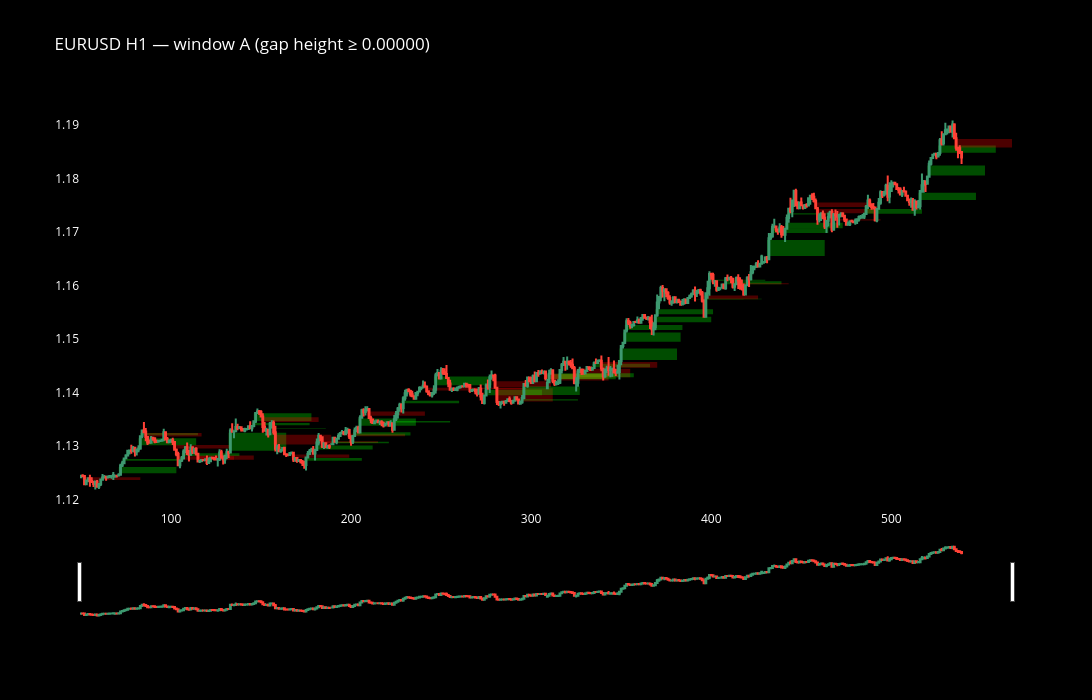

Notebook code cell kept with this figure:
### Markdown cell above
## Large FVGs only (within the slice: keep gaps at or above the 90th percentile of gap heights in that slice)

### Code cell
plot_fvg_window(df, 50, 540, "EURUSD H1 — window A", big_only=True, gap_quantile=0.90).show()

### Figure 1 — Plotly figure (JSON) as saved in the notebook; plotly's stock layout.template omitted (floating-point values rounded to 4 significant figures; data arrays with more than 128 entries replaced by an {"elided": "..."} marker saying what was removed)
{"data": [{"close": {"elided": "490 float values"}, "high": {"elided": "490 float values"}, "low": {"elided": "490 float values"}, "name": "Candles", "open": {"elided": "490 float values"}, "type": "candlestick", "x": {"elided": "490 int values"}}], "layout": {"font": {"color": "white"}, "height": 700, "paper_bgcolor": "black", "plot_bgcolor": "black", "shapes": [{"fillcolor": "rgba(255,0,0,0.35)", "layer": "below", "line": {"width": 0}, "opacity": 0.85, "type": "rect", "x0": 51, "x1": 83, "y0": 1.124, "y1": 1.124}, {"fillcolor": "rgba(0,255,0,0.35)", "layer": "below", "line": {"width": 0}, "opacity": 0.85, "type": "rect", "x0": 71, "x1": 103, "y0": 1.125, "y1": 1.126}, {"fillcolor": "rgba(0,255,0,0.35)", "layer": "below", "line": {"width": 0}, "opacity": 0.85, "type": "rect", "x0": 73, "x1": 105, "y0": 1.127, "y1": 1.128}, {"fillcolor": "rgba(0,255,0,0.35)", "layer": "below", "line": {"width": 0}, "opacity": 0.85, "type": "rect", "x0": 82, "x1": 114, "y0": 1.13, "y1": 1.132}, {"fillcolor": "rgba(0,255,0,0.35)", "layer": "below", "line": {"width": 0}, "opacity": 0.85, "type": "rect", "x0": 83, "x1": 115, "y0": 1.132, "y1": 1.132}, {"fillcolor": "rgba(255,0,0,0.35)", "layer": "below", "line": {"width": 0}, "opacity": 0.85, "type": "rect", "x0": 85, "x1": 117, "y0": 1.132, "y1": 1.132}, {"fillcolor": "rgba(255,0,0,0.35)", "layer": "below", "line": {"width": 0}, "opacity": 0.85, "type": "rect", "x0": 101, "x1": 133, "y0": 1.13, "y1": 1.13}, {"fillcolor": "rgba(255,0,0,0.35)", "layer": "below", "line": {"width": 0}, "opacity": 0.85, "type": "rect", "x0": 103, "x1": 135, "y0": 1.128, "y1": 1.127}, {"fillcolor": "rgba(0,255,0,0.35)", "layer": "below", "line": {"width": 0}, "opacity": 0.85, "type": "rect", "x0": 106, "x1": 138, "y0": 1.128, "y1": 1.129}, {"fillcolor": "rgba(255,0,0,0.35)", "layer": "below", "line": {"width": 0}, "opacity": 0.85, "type": "rect", "x0": 114, "x1": 146, "y0": 1.128, "y1": 1.127}, {"fillcolor": "rgba(0,255,0,0.35)", "layer": "below", "line": {"width": 0}, "opacity": 0.85, "type": "rect", "x0": 126, "x1": 158, "y0": 1.128, "y1": 1.128}, {"fillcolor": "rgba(0,255,0,0.35)", "layer": "below", "line": {"width": 0}, "opacity": 0.85, "type": "rect", "x0": 132, "x1": 164, "y0": 1.129, "y1": 1.133}, {"fillcolor": "rgba(0,255,0,0.35)", "layer": "below", "line": {"width": 0}, "opacity": 0.85, "type": "rect", "x0": 145, "x1": 177, "y0": 1.134, "y1": 1.134}, {"fillcolor": "rgba(0,255,0,0.35)", "layer": "below", "line": {"width": 0}, "opacity": 0.85, "type": "rect", "x0": 146, "x1": 178, "y0": 1.135, "y1": 1.136}, {"fillcolor": "rgba(255,0,0,0.35)", "layer": "below", "line": {"width": 0}, "opacity": 0.85, "type": "rect", "x0": 150, "x1": 182, "y0": 1.135, "y1": 1.135}, {"fillcolor": "rgba(0,255,0,0.35)", "layer": "below", "line": {"width": 0}, "opacity": 0.85, "type": "rect", "x0": 154, "x1": 186, "y0": 1.133, "y1": 1.133}, {"fillcolor": "rgba(255,0,0,0.35)", "layer": "below", "line": {"width": 0}, "opacity": 0.85, "type": "rect", "x0": 157, "x1": 189, "y0": 1.132, "y1": 1.13}, {"fillcolor": "rgba(255,0,0,0.35)", "layer": "below", "line": {"width": 0}, "opacity": 0.85, "type": "rect", "x0": 167, "x1": 199, "y0": 1.128, "y1": 1.128}, {"fillcolor": "rgba(0,255,0,0.35)", "layer": "below", "line": {"width": 0}, "opacity": 0.85, "type": "rect", "x0": 174, "x1": 206, "y0": 1.127, "y1": 1.128}, {"fillcolor": "rgba(0,255,0,0.35)", "layer": "below", "line": {"width": 0}, "opacity": 0.85, "type": "rect", "x0": 180, "x1": 212, "y0": 1.129, "y1": 1.13}, {"fillcolor": "rgba(255,0,0,0.35)", "layer": "below", "line": {"width": 0}, "opacity": 0.85, "type": "rect", "x0": 183, "x1": 215, "y0": 1.131, "y1": 1.131}, {"fillcolor": "rgba(0,255,0,0.35)", "layer": "below", "line": {"width": 0}, "opacity": 0.85, "type": "rect", "x0": 189, "x1": 221, "y0": 1.131, "y1": 1.131}, {"fillcolor": "rgba(255,0,0,0.35)", "layer": "below", "line": {"width": 0}, "opacity": 0.85, "type": "rect", "x0": 198, "x1": 230, "y0": 1.132, "y1": 1.132}, {"fillcolor": "rgba(0,255,0,0.35)", "layer": "below", "line": {"width": 0}, "opacity": 0.85, "type": "rect", "x0": 201, "x1": 233, "y0": 1.132, "y1": 1.133}, {"fillcolor": "rgba(0,255,0,0.35)", "layer": "below", "line": {"width": 0}, "opacity": 0.85, "type": "rect", "x0": 204, "x1": 236, "y0": 1.134, "y1": 1.135}, {"fillcolor": "rgba(255,0,0,0.35)", "layer": "below", "line": {"width": 0}, "opacity": 0.85, "type": "rect", "x0": 209, "x1": 241, "y0": 1.137, "y1": 1.136}, {"fillcolor": "rgba(0,255,0,0.35)", "layer": "below", "line": {"width": 0}, "opacity": 0.85, "type": "rect", "x0": 223, "x1": 255, "y0": 1.134, "y1": 1.135}, {"fillcolor": "rgba(0,255,0,0.35)", "layer": "below", "line": {"width": 0}, "opacity": 0.85, "type": "rect", "x0": 228, "x1": 260, "y0": 1.138, "y1": 1.138}, {"fillcolor": "rgba(255,0,0,0.35)", "layer": "below", "line": {"width": 0}, "opacity": 0.85, "type": "rect", "x0": 241, "x1": 273, "y0": 1.141, "y1": 1.14}, {"fillcolor": "rgba(0,255,0,0.35)", "layer": "below", "line": {"width": 0}, "opacity": 0.85, "type": "rect", "x0": 246, "x1": 278, "y0": 1.141, "y1": 1.143}, {"fillcolor": "rgba(255,0,0,0.35)", "layer": "below", "line": {"width": 0}, "opacity": 0.85, "type": "rect", "x0": 265, "x1": 297, "y0": 1.141, "y1": 1.141}, {"fillcolor": "rgba(0,255,0,0.35)", "layer": "below", "line": {"width": 0}, "opacity": 0.85, "type": "rect", "x0": 274, "x1": 306, "y0": 1.14, "y1": 1.141}, {"fillcolor": "rgba(255,0,0,0.35)", "layer": "below", "line": {"width": 0}, "opacity": 0.85, "type": "rect", "x0": 279, "x1": 311, "y0": 1.142, "y1": 1.141}, {"fillcolor": "rgba(255,0,0,0.35)", "layer": "below", "line": {"width": 0}, "opacity": 0.85, "type": "rect", "x0": 280, "x1": 312, "y0": 1.141, "y1": 1.138}, {"fillcolor": "rgba(255,0,0,0.35)", "layer": "below", "line": {"width": 0}, "opacity": 0.85, "type": "rect", "x0": 292, "x1": 324, "y0": 1.139, "y1": 1.139}, {"fillcolor": "rgba(0,255,0,0.35)", "layer": "below", "line": {"width": 0}, "opacity": 0.85, "type": "rect", "x0": 294, "x1": 326, "y0": 1.139, "y1": 1.139}, {"fillcolor": "rgba(0,255,0,0.35)", "layer": "below", "line": {"width": 0}, "opacity": 0.85, "type": "rect", "x0": 295, "x1": 327, "y0": 1.14, "y1": 1.141}, {"fillcolor": "rgba(255,0,0,0.35)", "layer": "below", "line": {"width": 0}, "opacity": 0.85, "type": "rect", "x0": 307, "x1": 339, "y0": 1.143, "y1": 1.143}, {"fillcolor": "rgba(0,255,0,0.35)", "layer": "below", "line": {"width": 0}, "opacity": 0.85, "type": "rect", "x0": 309, "x1": 341, "y0": 1.143, "y1": 1.144}, {"fillcolor": "rgba(255,0,0,0.35)", "layer": "below", "line": {"width": 0}, "opacity": 0.85, "type": "rect", "x0": 311, "x1": 343, "y0": 1.144, "y1": 1.142}, {"fillcolor": "rgba(0,255,0,0.35)", "layer": "below", "line": {"width": 0}, "opacity": 0.85, "type": "rect", "x0": 315, "x1": 347, "y0": 1.143, "y1": 1.144}, {"fillcolor": "rgba(255,0,0,0.35)", "layer": "below", "line": {"width": 0}, "opacity": 0.85, "type": "rect", "x0": 323, "x1": 355, "y0": 1.144, "y1": 1.143}, {"fillcolor": "rgba(0,255,0,0.35)", "layer": "below", "line": {"width": 0}, "opacity": 0.85, "type": "rect", "x0": 325, "x1": 357, "y0": 1.143, "y1": 1.144}, {"fillcolor": "rgba(0,255,0,0.35)", "layer": "below", "line": {"width": 0}, "opacity": 0.85, "type": "rect", "x0": 334, "x1": 366, "y0": 1.145, "y1": 1.145}, {"fillcolor": "rgba(255,0,0,0.35)", "layer": "below", "line": {"width": 0}, "opacity": 0.85, "type": "rect", "x0": 338, "x1": 370, "y0": 1.146, "y1": 1.145}, {"fillcolor": "rgba(0,255,0,0.35)", "layer": "below", "line": {"width": 0}, "opacity": 0.85, "type": "rect", "x0": 349, "x1": 381, "y0": 1.146, "y1": 1.148}, {"fillcolor": "rgba(0,255,0,0.35)", "layer": "below", "line": {"width": 0}, "opacity": 0.85, "type": "rect", "x0": 351, "x1": 383, "y0": 1.15, "y1": 1.151}, {"fillcolor": "rgba(0,255,0,0.35)", "layer": "below", "line": {"width": 0}, "opacity": 0.85, "type": "rect", "x0": 352, "x1": 384, "y0": 1.152, "y1": 1.153}, {"fillcolor": "rgba(0,255,0,0.35)", "layer": "below", "line": {"width": 0}, "opacity": 0.85, "type": "rect", "x0": 368, "x1": 400, "y0": 1.153, "y1": 1.154}, {"fillcolor": "rgba(0,255,0,0.35)", "layer": "below", "line": {"width": 0}, "opacity": 0.85, "type": "rect", "x0": 369, "x1": 401, "y0": 1.155, "y1": 1.156}, {"fillcolor": "rgba(0,255,0,0.35)", "layer": "below", "line": {"width": 0}, "opacity": 0.85, "type": "rect", "x0": 386, "x1": 418, "y0": 1.157, "y1": 1.158}, {"fillcolor": "rgba(255,0,0,0.35)", "layer": "below", "line": {"width": 0}, "opacity": 0.85, "type": "rect", "x0": 394, "x1": 426, "y0": 1.158, "y1": 1.157}, {"fillcolor": "rgba(0,255,0,0.35)", "layer": "below", "line": {"width": 0}, "opacity": 0.85, "type": "rect", "x0": 396, "x1": 428, "y0": 1.157, "y1": 1.158}, {"fillcolor": "rgba(0,255,0,0.35)", "layer": "below", "line": {"width": 0}, "opacity": 0.85, "type": "rect", "x0": 398, "x1": 430, "y0": 1.161, "y1": 1.161}, {"fillcolor": "rgba(0,255,0,0.35)", "layer": "below", "line": {"width": 0}, "opacity": 0.85, "type": "rect", "x0": 407, "x1": 439, "y0": 1.16, "y1": 1.161}, {"fillcolor": "rgba(255,0,0,0.35)", "layer": "below", "line": {"width": 0}, "opacity": 0.85, "type": "rect", "x0": 411, "x1": 443, "y0": 1.16, "y1": 1.16}, {"fillcolor": "rgba(0,255,0,0.35)", "layer": "below", "line": {"width": 0}, "opacity": 0.85, "type": "rect", "x0": 431, "x1": 463, "y0": 1.166, "y1": 1.169}, {"fillcolor": "rgba(0,255,0,0.35)", "layer": "below", "line": {"width": 0}, "opacity": 0.85, "type": "rect", "x0": 433, "x1": 465, "y0": 1.17, "y1": 1.171}, {"fillcolor": "rgba(0,255,0,0.35)", "layer": "below", "line": {"width": 0}, "opacity": 0.85, "type": "rect", "x0": 441, "x1": 473, "y0": 1.171, "y1": 1.172}, {"fillcolor": "rgba(0,255,0,0.35)", "layer": "below", "line": {"width": 0}, "opacity": 0.85, "type": "rect", "x0": 442, "x1": 474, "y0": 1.173, "y1": 1.174}, {"fillcolor": "rgba(255,0,0,0.35)", "layer": "below", "line": {"width": 0}, "opacity": 0.85, "type": "rect", "x0": 457, "x1": 489, "y0": 1.176, "y1": 1.175}, {"fillcolor": "rgba(255,0,0,0.35)", "layer": "below", "line": {"width": 0}, "opacity": 0.85, "type": "rect", "x0": 458, "x1": 490, "y0": 1.174, "y1": 1.174}, {"fillcolor": "rgba(255,0,0,0.35)", "layer": "below", "line": {"width": 0}, "opacity": 0.85, "type": "rect", "x0": 462, "x1": 494, "y0": 1.172, "y1": 1.172}, {"fillcolor": "rgba(0,255,0,0.35)", "layer": "below", "line": {"width": 0}, "opacity": 0.85, "type": "rect", "x0": 485, "x1": 517, "y0": 1.173, "y1": 1.174}, {"fillcolor": "rgba(0,255,0,0.35)", "layer": "below", "line": {"width": 0}, "opacity": 0.85, "type": "rect", "x0": 515, "x1": 547, "y0": 1.176, "y1": 1.177}, {"fillcolor": "rgba(0,255,0,0.35)", "layer": "below", "line": {"width": 0}, "opacity": 0.85, "type": "rect", "x0": 520, "x1": 552, "y0": 1.181, "y1": 1.182}, {"fillcolor": "rgba(0,255,0,0.35)", "layer": "below", "line": {"width": 0}, "opacity": 0.85, "type": "rect", "x0": 526, "x1": 558, "y0": 1.185, "y1": 1.186}, {"fillcolor": "rgba(255,0,0,0.35)", "layer": "below", "line": {"width": 0}, "opacity": 0.85, "type": "rect", "x0": 535, "x1": 567, "y0": 1.187, "y1": 1.186}], "title": {"text": "EURUSD H1 — window A (gap height ≥ 0.00000)"}, "width": 1200, "xaxis": {"showgrid": false}, "yaxis": {"showgrid": false}}}
